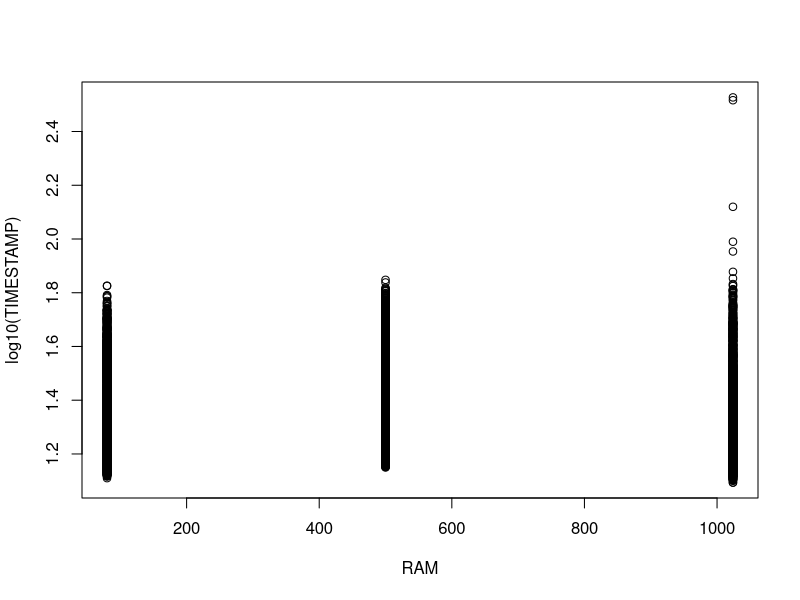
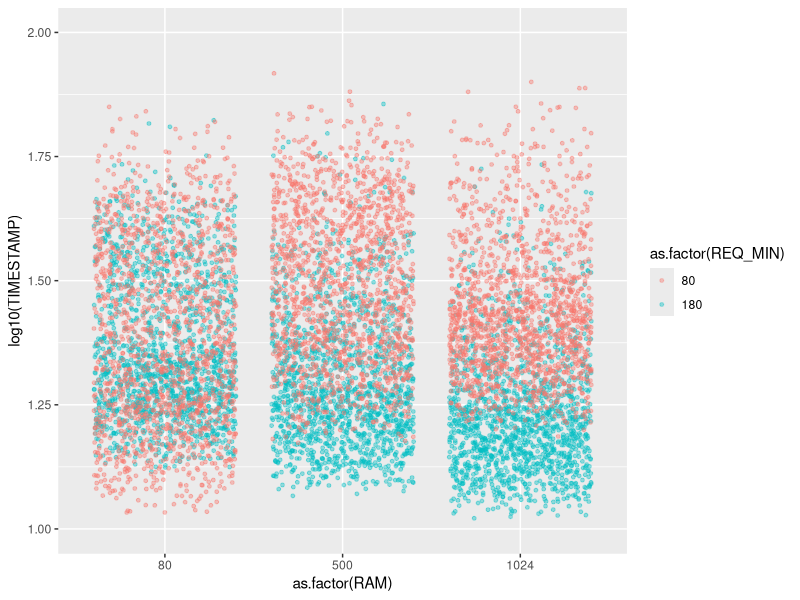
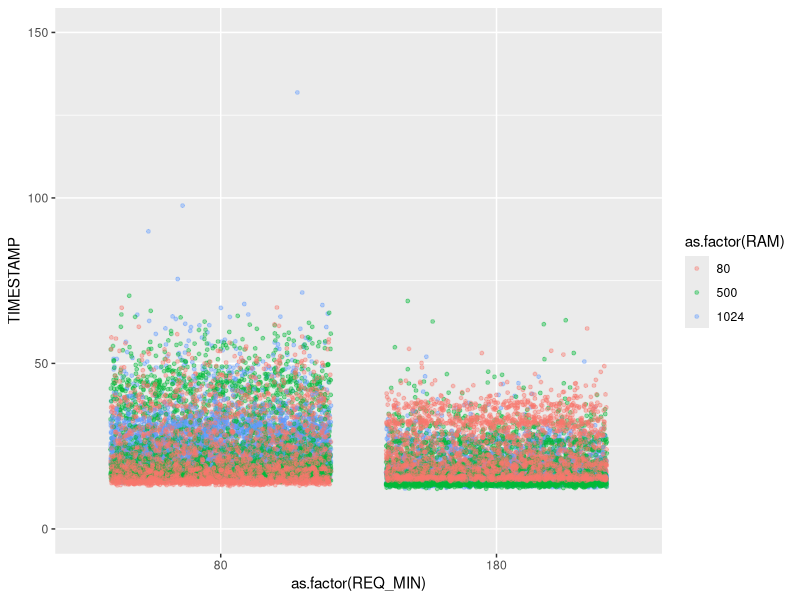

These figures' R source, in order:
## ---- chunk 1
install.packages("knitr")
install.packages("dplyr")
install.packages("ggplot2")

knitr::opts_chunk$set(echo = TRUE)
## ---- chunk 2
library(dplyr)
library(ggplot2)
## ---- chunk 3
get.80.1g = read.csv2(file="../data/1GB/request_get_80_reports_pdf.csv", sep = ",")
get.180.1g = read.csv2(file="../data/1GB/request_get_180_consumptions.csv", sep=",")
post.80.1g = read.csv2(file="../data/1GB/request_post_80_create_water_consumption.csv", sep=",")
post.180.1g = read.csv2(file="../data/1GB/request_post_180_create_water_consumptions.csv", sep=",")

get.80.500m = read.csv2(file="../data/500MB/request_get_80_reports_pdf.csv", sep = ",")
get.180.500m = read.csv2(file="../data/500MB/request_get_180_consumptions.csv", sep=",")
post.80.500m = read.csv2(file="../data/500MB/request_post_80_create_water_consumption.csv", sep=",")
post.180.500m = read.csv2(file="../data/500MB/request_post_180_create_water_consumptions.csv", sep=",")

get.80.80m = read.csv2(file="../data/80MB/request_get_80_reports_pdf.csv", sep = ",")
get.180.80m = read.csv2(file="../data/80MB/request_get_180_consumptions.csv", sep=",")
post.80.80m = read.csv2(file="../data/80MB/request_post_80_create_water_consumption.csv", sep=",")
post.180.80m = read.csv2(file="../data/80MB/request_post_180_create_water_consumptions.csv", sep=",")
## ---- chunk 4
get_timestamp_diff <- function(df){
  
  begin = df %>% filter(df$MOMENTO == "BEGIN")
  end = df %>% filter(df$MOMENTO == "END")
  
  df = left_join(begin, end, by=c("ID", "TIPO_REQUISICAO"))
  df$TIMESTAMP = (df$TIMESTAMP.y / 1000000) - (df$TIMESTAMP.x / 1000000)
  df = df %>% select("ID", "TIPO_REQUISICAO", "TIMESTAMP")

  return(df)
}
## ---- chunk 5
get.180.1g = get_timestamp_diff(get.180.1g)
get.180.500m = get_timestamp_diff(get.180.500m)
get.180.80m = get_timestamp_diff(get.180.80m)
get.80.1g = get_timestamp_diff(get.80.1g)
get.80.500m = get_timestamp_diff(get.80.500m)
get.80.80m = get_timestamp_diff(get.80.80m)
post.180.1g = get_timestamp_diff(post.180.1g)
post.180.500m = get_timestamp_diff(post.180.500m)
post.180.80m = get_timestamp_diff(post.180.80m)
post.80.1g = get_timestamp_diff(post.80.1g)
post.80.500m = get_timestamp_diff(post.80.500m)
post.80.80m = get_timestamp_diff(post.80.80m)
## ---- chunk 6
get.180.1g["RAM"] <- 1024
get.180.500m["RAM"] <- 500
get.180.80m["RAM"] <- 80

get.180.1g["REQ_MIN"] <- 180
get.180.500m["REQ_MIN"] <- 180
get.180.80m["REQ_MIN"] <- 180

post.180.1g["RAM"] <- 1024
post.180.500m["RAM"] <- 500
post.180.80m["RAM"] <- 80

post.180.1g["REQ_MIN"] <- 180
post.180.500m["REQ_MIN"] <- 180
post.180.80m["REQ_MIN"] <- 180


get.80.1g["RAM"] <- 1024
get.80.500m["RAM"] <- 500
get.80.80m["RAM"] <- 80

get.80.1g["REQ_MIN"] <- 80
get.80.500m["REQ_MIN"] <- 80
get.80.80m["REQ_MIN"] <- 80

post.80.1g["RAM"] <- 1024
post.80.500m["RAM"] <- 500
post.80.80m["RAM"] <- 80

post.80.1g["REQ_MIN"] <- 80
post.80.500m["REQ_MIN"] <- 80
post.80.80m["REQ_MIN"] <- 80

post.all <- rbind(post.180.1g,post.180.500m,post.180.80m,post.80.1g,post.80.500m,post.80.80m)
get.all <- rbind(get.180.1g,get.180.500m,get.180.80m,get.80.1g,get.80.500m,get.80.80m)
tests <- rbind(post.all, get.all)
## ---- chunk 7
plot(log10(TIMESTAMP) ~ RAM, data = post.all)

ggplot(data = post.all, aes(x=as.factor(RAM), y=log10(TIMESTAMP), colour=as.factor(REQ_MIN))) +
  geom_jitter(size=1, alpha=0.4, width=0.4, height=0.1) + ylim(1,2)

ggplot(data = tests, aes(x=as.factor(REQ_MIN), y=TIMESTAMP, colour=as.factor(RAM))) +
  geom_jitter(size=1, alpha=0.4, width=0.4, height=0.1) + ylim(0,150) 
